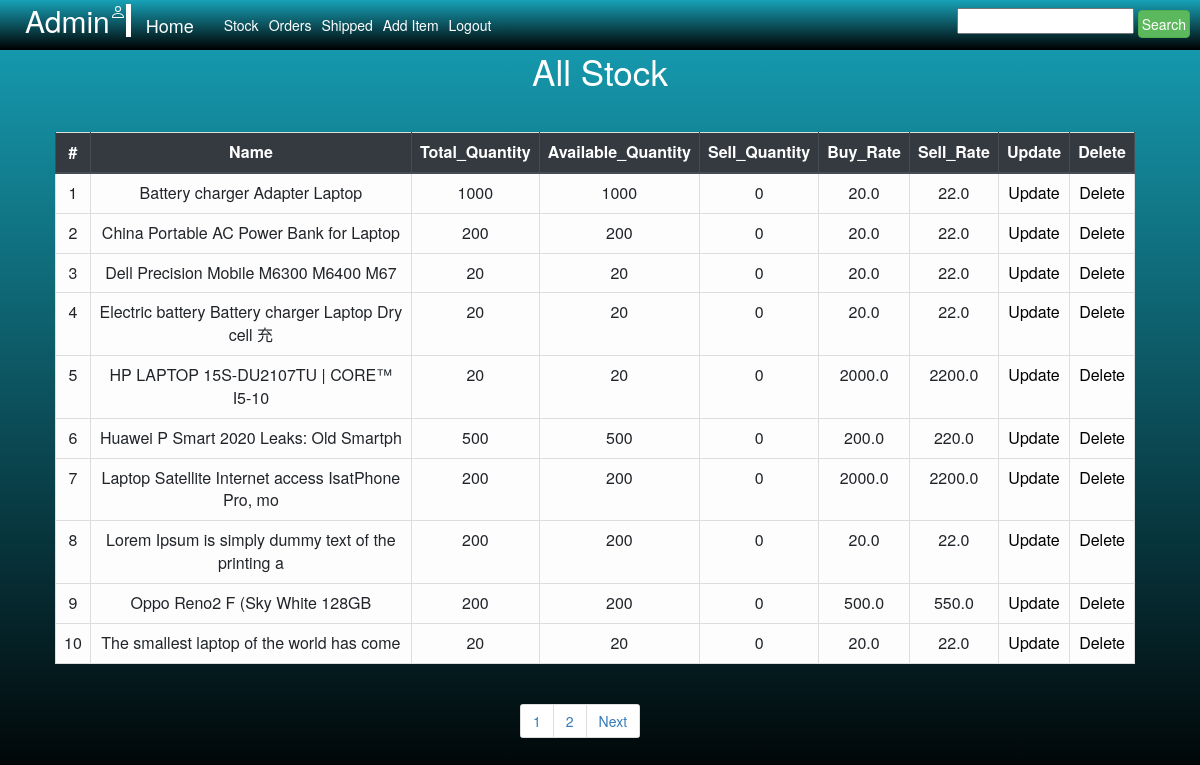
Page /shopping/stock on the earlier database version.
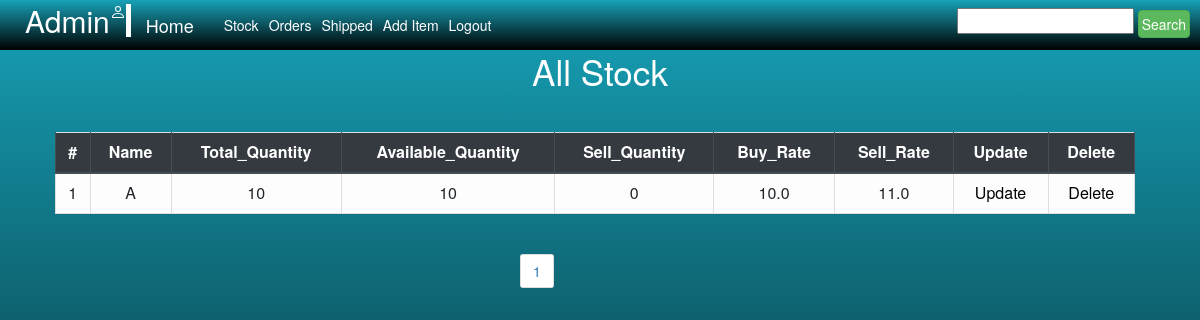
Same page on the later database version.
### Shopping/models.py (models this page shows)
class Stock(models.Model):
    title = models.CharField(max_length=50, primary_key=True)
    Buy_rate = models.FloatField()
    Sell_rate = models.FloatField()
    Quantity = models.IntegerField()
    Available = models.IntegerField(default=0)
    Sell = models.IntegerField(default=0)

### Shopping/views.py (the view, shortened to what this page needs)
# urls.py: path('stock', V2.stock, name='stock'),
    def stock(self, request):
        form = FormB()
        All_items = Stock.objects.get_queryset().order_by('title')
        filter = ABC(request.GET, queryset=All_items)
        All_items = filter.qs
        paginator = Paginator(All_items, 10)
        page = request.GET.get('page')
        All_items = paginator.get_page(page)
        Data = {"All_items":All_items, 'form':form, 'filter':filter}
        return render(request,'Shopping/stock.html', Data)

### Shopping/forms.py
class FormB(forms.Form):
    title = forms.CharField(max_length=50,
                            widget=forms.TextInput(
                                attrs={"type": "text", "placeholder": "Title", "max_length": '50'})
                            )
    Description = forms.CharField(max_length=200,
                                  widget=forms.TextInput(
                                      attrs={"max_length": '200',"type": "text", "placeholder": "Description"})
                                  )
    Price = forms.FloatField(
        widget=forms.TextInput(
            attrs={"placeholder": "Buy_Price_Per_item"})
    )
    Quantity = forms.FloatField(
        widget=forms.TextInput(
            attrs={"placeholder": "Available_Quantity"})
    )
    Image = forms.ImageField()

### Shopping/templates/Shopping/stock.html (shortened to what this page needs)
{% extends 'Shopping/Admin_base.html' %}
{% block content %}
<div id="B">
<div class="px-4 px-lg-0" >
    <div class="container text-white py-5 text-center" style="">
        <h1 class="display-4">All Stock </h1>
    </div>
</div>
    <table style="text-align:center;margin-left:55px; width:90%;" class="table table-light table-bordered">
        <thead class="thead-dark">
        <tr >
            <th style="text-align:center;" scope="col">#</th>
            <th style="text-align:center;" scope="col">Name</th>
            <th style="text-align:center;" scope="col" >Total_Quantity</th>
            <th style="text-align:center;" scope="col" >Available_Quantity</th>
            <th style="text-align:center;" scope="col">Sell_Quantity</th>
            <th style="text-align:center;" scope="col">Buy_Rate</th>
            <th style="text-align:center;" scope="col">Sell_Rate</th>
            <th style="text-align:center;" scope="col">Update</th>
            <th style="text-align:center;" scope="col">Delete</th>
        </tr>
        </thead>
        <tbody>
        {% for i in All_items %}
        <tr>
            <td>{{forloop.counter}}</td>
            <td>{{i.title}}</td>
            <td>{{i.Quantity}}</td>
            <td>{{i.Available}}</td>
            <td>{{i.Sell}}</td>
            <td>{{i.Buy_rate}}</td>
            <td>{{i.Sell_rate}}</td>
            <td><a style="color:black;" href="{% url 'up_stock'  n=i.title sp=i.Sell q=i.Available br=i.Buy_rate %}">Update</a></td>
            <td><a style="color:black" href="{% url 'del_stock' name=i.title %}">Delete</a></td>
        </tr>
        {% endfor %}
        </tbody>
    </table>
</div>
{% endblock %}

Differences in the rows shown:
removed Stock: title "Battery charger Adapter Laptop", Quantity "1000", Available "1000", Sell "0", Buy_rate "20.0", Sell_rate "22.0"
removed Stock: title "China Portable AC Power Bank for Laptop", Quantity "200", Available "200", Sell "0", Buy_rate "20.0", Sell_rate "22.0"
removed Stock: title "Dell Precision Mobile M6300 M6400 M67", Quantity "20", Available "20", Sell "0", Buy_rate "20.0", Sell_rate "22.0"
removed Stock: title "Electric battery Battery charger Laptop Dry cell 充", Quantity "20", Available "20", Sell "0", Buy_rate "20.0", Sell_rate "22.0"
removed Stock: title "HP LAPTOP 15S-DU2107TU | CORE™ I5-10", Quantity "20", Available "20", Sell "0", Buy_rate "2000.0", Sell_rate "2200.0"
removed Stock: title "Huawei P Smart 2020 Leaks: Old Smartph", Quantity "500", Available "500", Sell "0", Buy_rate "200.0", Sell_rate "220.0"
removed Stock: title "Laptop Satellite Internet access IsatPhone Pro, mo", Quantity "200", Available "200", Sell "0", Buy_rate "2000.0", Sell_rate "2200.0"
removed Stock: title "Lorem Ipsum is simply dummy text of the printing a", Quantity "200", Available "200", Sell "0", Buy_rate "20.0", Sell_rate "22.0"
removed Stock: title "Oppo Reno2 F (Sky White 128GB", Quantity "200", Available "200", Sell "0", Buy_rate "500.0", Sell_rate "550.0"
removed Stock: title "The smallest laptop of the world has come", Quantity "20", Available "20", Sell "0", Buy_rate "20.0", Sell_rate "22.0"
added Stock: title "A", Quantity "10", Available "10", Sell "0", Buy_rate "10.0", Sell_rate "11.0"
Other differences:
list line gone: "2"
text no longer shown: "Next"
